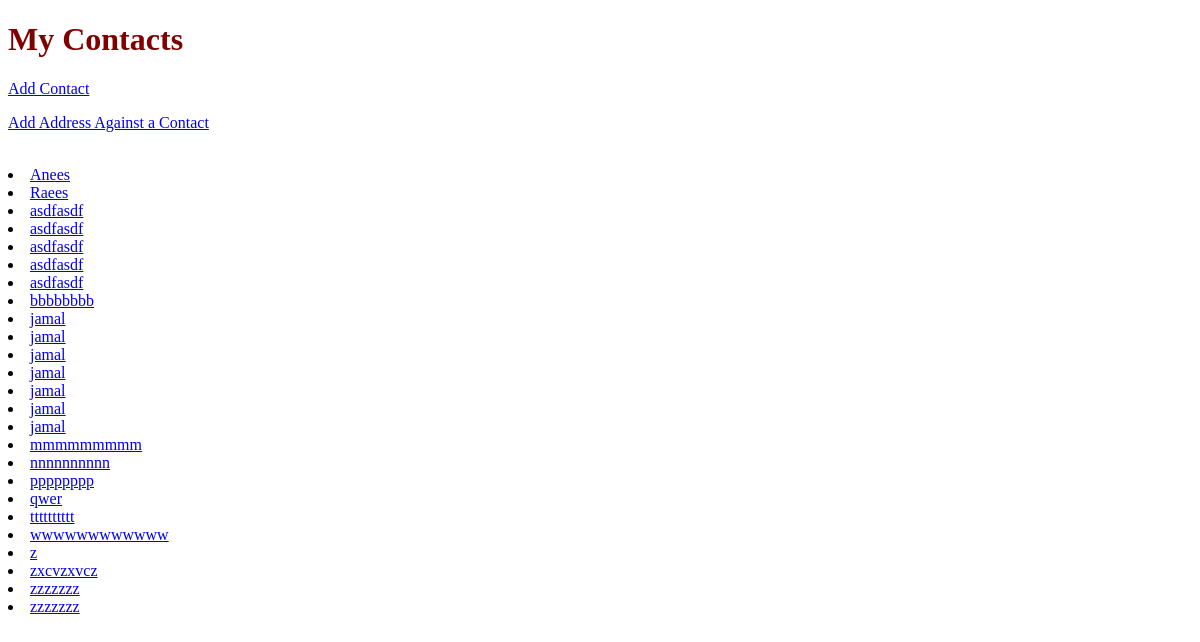
The page /contacts/ on the database as committed earlier.
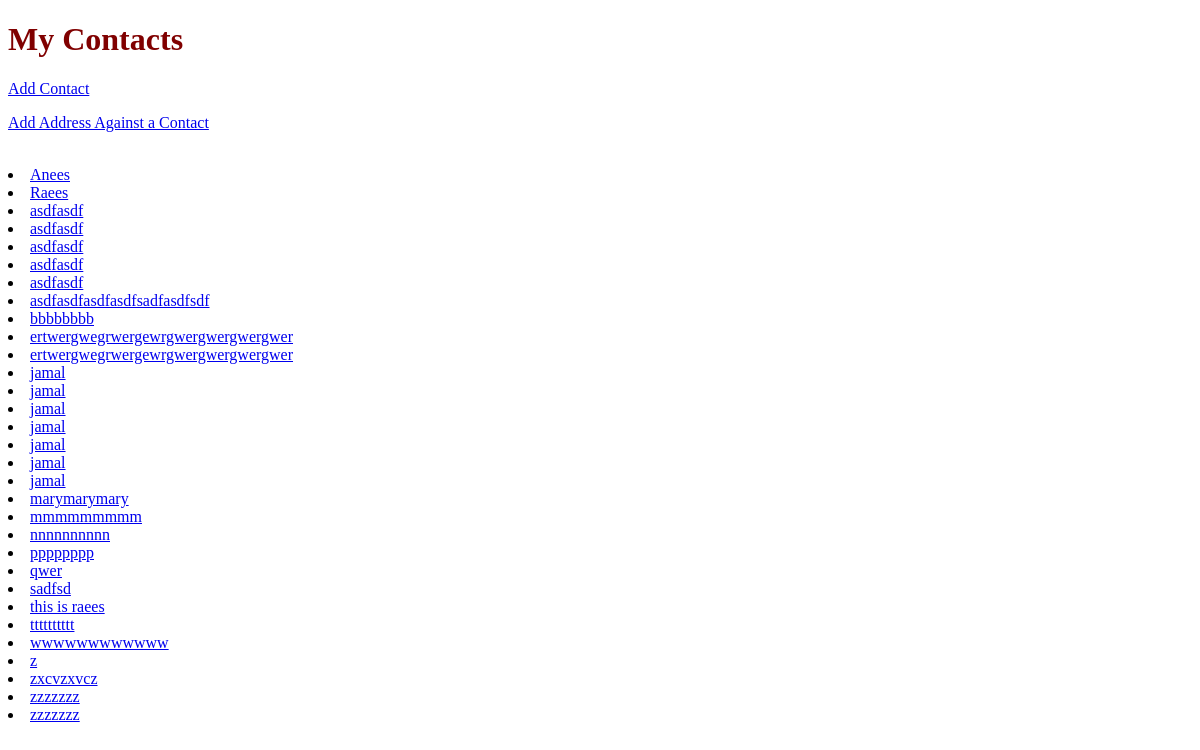
The same page on the database as committed later.
### contacts/models.py (models this page shows)
class Contact(models.Model):
    phone_regex = RegexValidator(
            regex=r'^\+?1?\d{9,20}$',
            message="Phone number must be entered in the format: '+999999999'. Up to 20 digits allowed."
    )
    name = models.CharField(max_length=50)
    email = models.EmailField(max_length=30)
    phone_number = models.CharField(validators=[phone_regex], max_length=20, blank=True)
    def __str__(self):
        return self.name

### contacts/views.py (the view)
class ContactsListView(generic.ListView):
    context_object_name = 'my_contacts'
    queryset = Contact.objects.order_by('name')

### contacts/templates/contacts/contact_list.html
{% extends "contacts/layout.html" %}
{% block content %}
<h1>My Contacts</h1>
    <p><a href="{% url 'contacts:add_contact' %}">Add Contact</a></p>
    <p><a href="{% url 'contacts:add_address' %}">Add Address Against a Contact</a></p>
    <br>
    {% for contact in my_contacts %}
        <li><a href="{% url 'contacts:detail' contact.id %}">{{ contact }}</a></li>
    {% endfor %}
{% endblock %}

### contacts/templates/contacts/layout.html (shortened to what this page needs)
{% load staticfiles %}
<!DOCTYPE html>
<html lang="en">
<head>
    <link rel="stylesheet" type="text/css" href="{% static 'contacts/style.css' %}"/>
</head>
<body>
{% block content %}
{% endblock %}
</body>
</html>

### contacts/static/contacts/style.css (style rules this page uses)
h1 { color: maroon; }

Rows that differ between the two databases and show on the page:
added Contact: name "asdfasdfasdfasdfsadfasdfsdf"
added Contact: name "ertwergwegrwergewrgwergwergwergwer"
added Contact: name "ertwergwegrwergewrgwergwergwergwer"
added Contact: name "marymarymary"
added Contact: name "sadfsd"
added Contact: name "this is raees"
